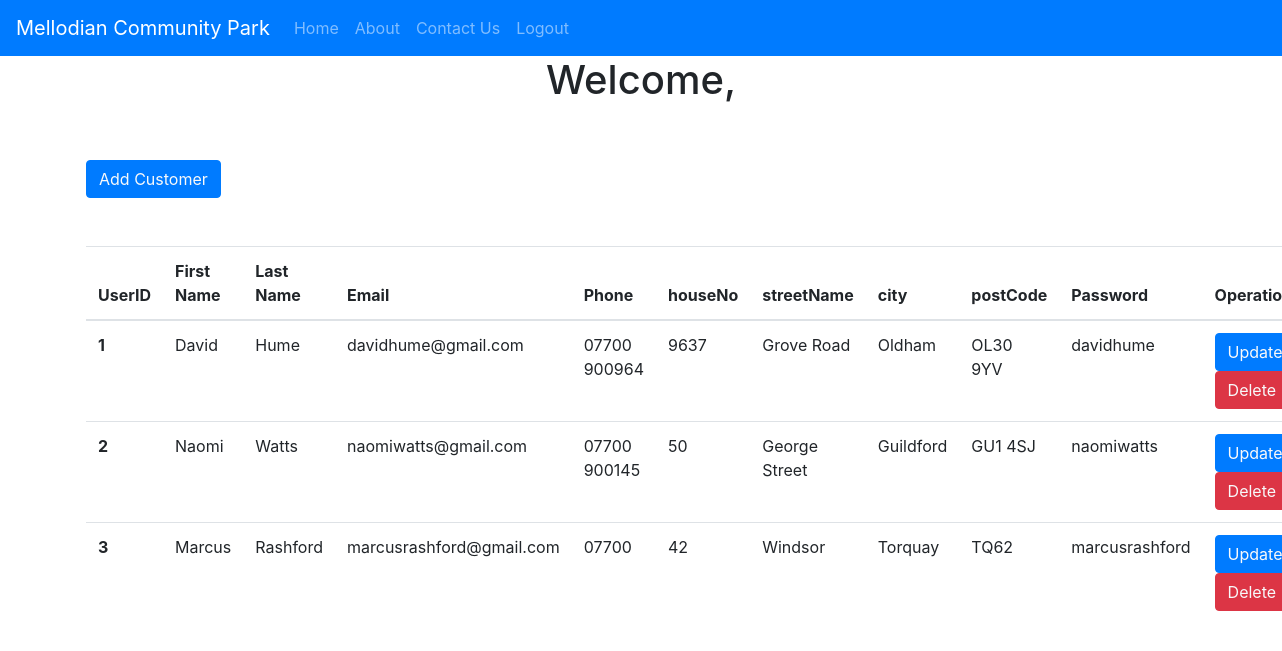
The app's page /adminPanel.php with its own data.
### tables this page shows
CREATE TABLE `customer` (
  `customerId` int(11) NOT NULL,
  `firstName` varchar(100) NOT NULL,
  `lastName` varchar(100) NOT NULL,
  `phone` varchar(20) NOT NULL,
  `houseNo` int(11) NOT NULL,
  `streetName` varchar(100) NOT NULL,
  `city` varchar(100) NOT NULL,
  `postCode` varchar(100) NOT NULL,
  `email` varchar(100) NOT NULL,
  `password` varchar(100) NOT NULL,
  `photo` varchar(100) NOT NULL
);

### adminPanel.php (the view, shortened to what this page needs)
<?php
include 'connect.php';
?>
<!DOCTYPE html>
<html lang="en">
<head>
    <link rel="stylesheet" href="https://cdn.jsdelivr.net/npm/bootstrap@4.0.0/dist/css/bootstrap.min.css">
  <link rel="stylesheet" href="https://cdn.jsdelivr.net/npm/bootstrap@4.0.0/dist/css/bootstrap.min.css">
</head>
<body>
<nav class="navbar navbar-expand-lg navbar-dark bg-primary">
  <a class="navbar-brand" href="#" text-color="orange">Mellodian Community Park</a>
  <div class="collapse navbar-collapse" id="navbarNav">
    <ul class="navbar-nav">
        <a class="nav-link" href="#">Home <span class="sr-only">(current)</span></a>
      <li class="nav-item">
        <a class="nav-link" href="#">About</a>
      </li>
      <li class="nav-item">
        <a class="nav-link" href="#">Contact Us</a>
      </li>
      <li class="nav-item">
        <a class="nav-link" href="index.php">Logout</a>
      </li>
    </ul>
  </div>
</nav>
<div class="text-center">
  <h1>Welcome, <?php echo $_SESSION['firstName']; ?></h1>
  </div>
<div class="container">
<button class="btn btn-primary my-5"><a href="customerRegistration.php" class="text-light">Add Customer</a></button>
<table class="table">
  <thead>
    <tr>
      <th scope="col">UserID</th>
      <th scope="col">First Name</th>
      <th scope="col">Last Name</th>
      <th scope="col">Email</th>
      <th scope="col">Phone</th>
      <th scope="col">houseNo</th>
      <th scope="col">streetName</th>
      <th scope="col">city</th>
      <th scope="col">postCode</th>
      <th scope="col">Password</th>
      <th scope="col">Operations</th>
    </tr>
  </thead>
  <tbody>
  <?php
    $sql = "select * from `customer`";
    $result = mysqli_query($con, $sql);
    if($result){
        while($row=mysqli_fetch_assoc($result)){
            $id = $row['customerId'];
            $firstName = $row['firstName'] ;
            $lastName = $row['lastName'] ;
            $email = $row['email'];
            $phone = $row['phone'];
            $houseNo = $row['houseNo'];
            $streetName = $row['streetName'];
            $city = $row['city'];
            $postCode = $row['postCode'];
            $password = $row['password'];
            echo '
            <tr>
              <th scope="row">'.$id.'</th>
              <td>'.$firstName.'</td>
              <td>'.$lastName.'</td>
              <td>'.$email.'</td>
              <td>'.$phone.'</td>
              <td>'.$houseNo.'</td>
              <td>'.$streetName.'</td>
              <td>'.$city.'</td>
              <td>'.$postCode.'</td>
              <td>'.$password.'</td>
              <td>
              <button class="btn btn-primary"><a href="adminUpdate.php? updateid='.$id.'" class="text-light">Update</a></button>
              <button class="btn btn-danger"><a href="adminDelete.php? deleteid='.$id.'" class="text-light">Delete</a></button>
              </td>
            </tr>';
        }
    }
?>
  </tbody>
</table>
</div>
</body>
</html>

### records on screen
customer: customerId "1", firstName "David", lastName "Hume", email "davidhume@gmail.com", phone "07700 900964", houseNo "9637", streetName "Grove Road", city "Oldham", postCode "OL30 9YV", password "davidhume"
customer: customerId "2", firstName "Naomi", lastName "Watts", email "naomiwatts@gmail.com", phone "07700 900145", houseNo "50", streetName "George Street", city "Guildford", postCode "GU1 4SJ", password "naomiwatts"
customer: customerId "3", firstName "Marcus", lastName "Rashford", email "marcusrashford@gmail.com", phone "07700", houseNo "42", streetName "Windsor", city "Torquay", postCode "TQ62", password "marcusrashford"
